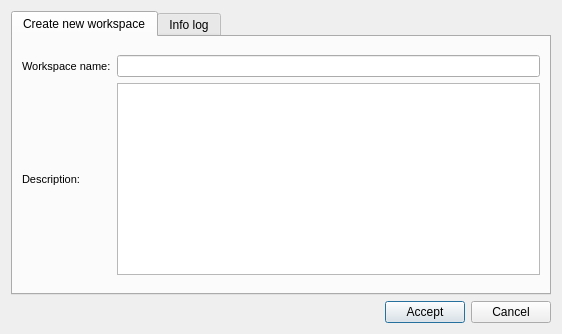
<?xml version="1.0" encoding="UTF-8"?>
<ui version="4.0">
 <class>dlg_workspace_create</class>
 <widget class="QDialog" name="dlg_workspace_create">
  <property name="geometry">
   <rect>
    <x>0</x>
    <y>0</y>
    <width>562</width>
    <height>334</height>
   </rect>
  </property>
  <property name="windowTitle">
   <string>Create new workspace</string>
  </property>
  <layout class="QGridLayout" name="gridLayout_2">
   <item row="0" column="0" colspan="3">
    <widget class="QTabWidget" name="mainTab">
     <property name="currentIndex">
      <number>0</number>
     </property>
     <widget class="QWidget" name="tab_new_workspace">
      <attribute name="title">
       <string>Create new workspace</string>
      </attribute>
      <layout class="QGridLayout" name="gridLayout">
       <item row="0" column="0">
        <layout class="QGridLayout" name="gridLayout_4">
         <item row="1" column="0">
          <widget class="QLabel" name="lbl_new_workspace_descript">
           <property name="font">
            <font>
             <pointsize>8</pointsize>
            </font>
           </property>
           <property name="frameShape">
            <enum>QFrame::NoFrame</enum>
           </property>
           <property name="frameShadow">
            <enum>QFrame::Raised</enum>
           </property>
           <property name="text">
            <string>Description:</string>
           </property>
           <property name="margin">
            <number>3</number>
           </property>
           <property name="textInteractionFlags">
            <set>Qt::LinksAccessibleByMouse</set>
           </property>
          </widget>
         </item>
         <item row="0" column="0">
          <widget class="QLabel" name="lbl_new_workspace">
           <property name="font">
            <font>
             <pointsize>8</pointsize>
            </font>
           </property>
           <property name="frameShape">
            <enum>QFrame::NoFrame</enum>
           </property>
           <property name="frameShadow">
            <enum>QFrame::Raised</enum>
           </property>
           <property name="text">
            <string>Workspace name:</string>
           </property>
           <property name="margin">
            <number>3</number>
           </property>
          </widget>
         </item>
         <item row="0" column="2">
          <widget class="QLineEdit" name="txt_workspace_name">
           <property name="text">
            <string/>
           </property>
          </widget>
         </item>
         <item row="1" column="2">
          <widget class="QPlainTextEdit" name="txt_workspace_descript">
           <property name="sizePolicy">
            <sizepolicy hsizetype="Expanding" vsizetype="Fixed">
             <horstretch>0</horstretch>
             <verstretch>0</verstretch>
            </sizepolicy>
           </property>
          </widget>
         </item>
        </layout>
       </item>
      </layout>
     </widget>
     <widget class="QWidget" name="tab_info_log">
      <attribute name="title">
       <string>Info log</string>
      </attribute>
      <layout class="QGridLayout" name="gridLayout_3">
       <item row="0" column="0">
        <widget class="QTextEdit" name="txt_infolog"/>
       </item>
      </layout>
     </widget>
    </widget>
   </item>
   <item row="1" column="0">
    <spacer name="horizontalSpacer">
     <property name="orientation">
      <enum>Qt::Horizontal</enum>
     </property>
     <property name="sizeHint" stdset="0">
      <size>
       <width>40</width>
       <height>20</height>
      </size>
     </property>
    </spacer>
   </item>
   <item row="1" column="1">
    <widget class="QPushButton" name="btn_accept">
     <property name="sizePolicy">
      <sizepolicy hsizetype="Minimum" vsizetype="Fixed">
       <horstretch>0</horstretch>
       <verstretch>0</verstretch>
      </sizepolicy>
     </property>
     <property name="text">
      <string>Accept</string>
     </property>
    </widget>
   </item>
   <item row="1" column="2">
    <widget class="QPushButton" name="btn_cancel">
     <property name="sizePolicy">
      <sizepolicy hsizetype="Minimum" vsizetype="Fixed">
       <horstretch>0</horstretch>
       <verstretch>0</verstretch>
      </sizepolicy>
     </property>
     <property name="text">
      <string>Cancel</string>
     </property>
    </widget>
   </item>
  </layout>
 </widget>
 <resources/>
 <connections/>
</ui>
